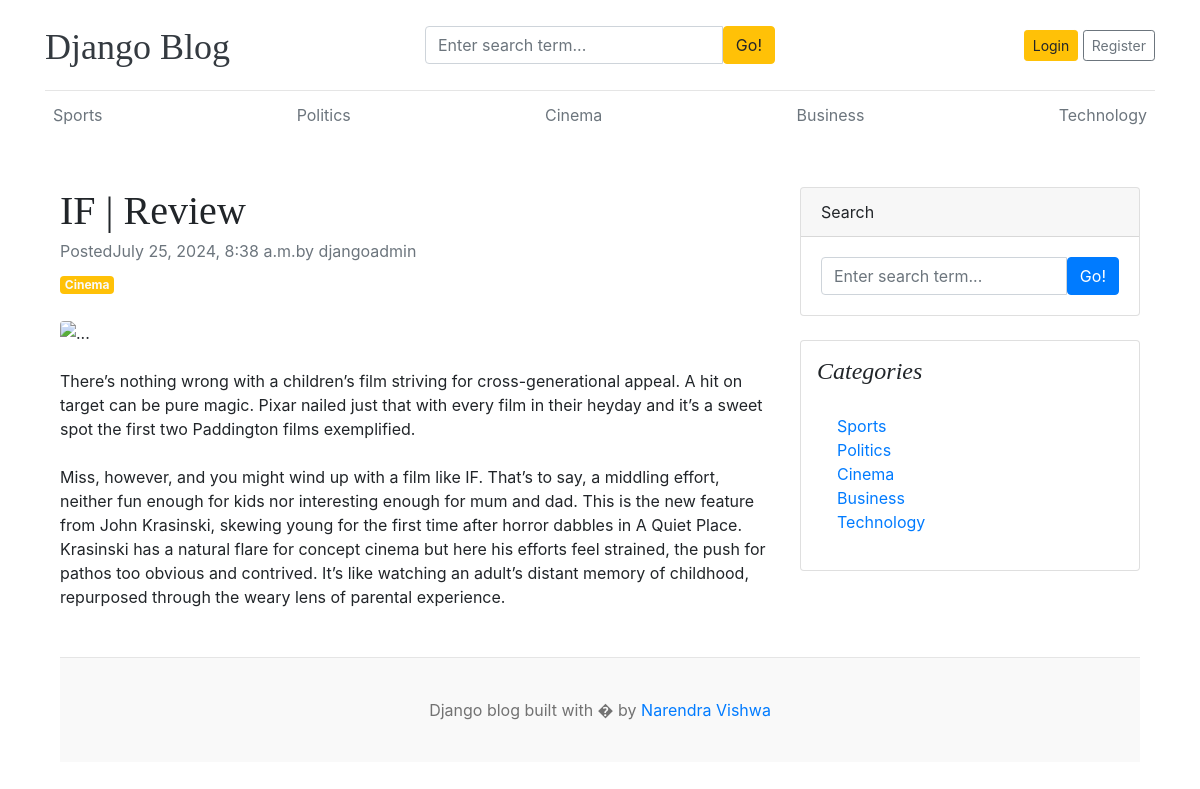
Page /blogs/if-review/ on the earlier database version.
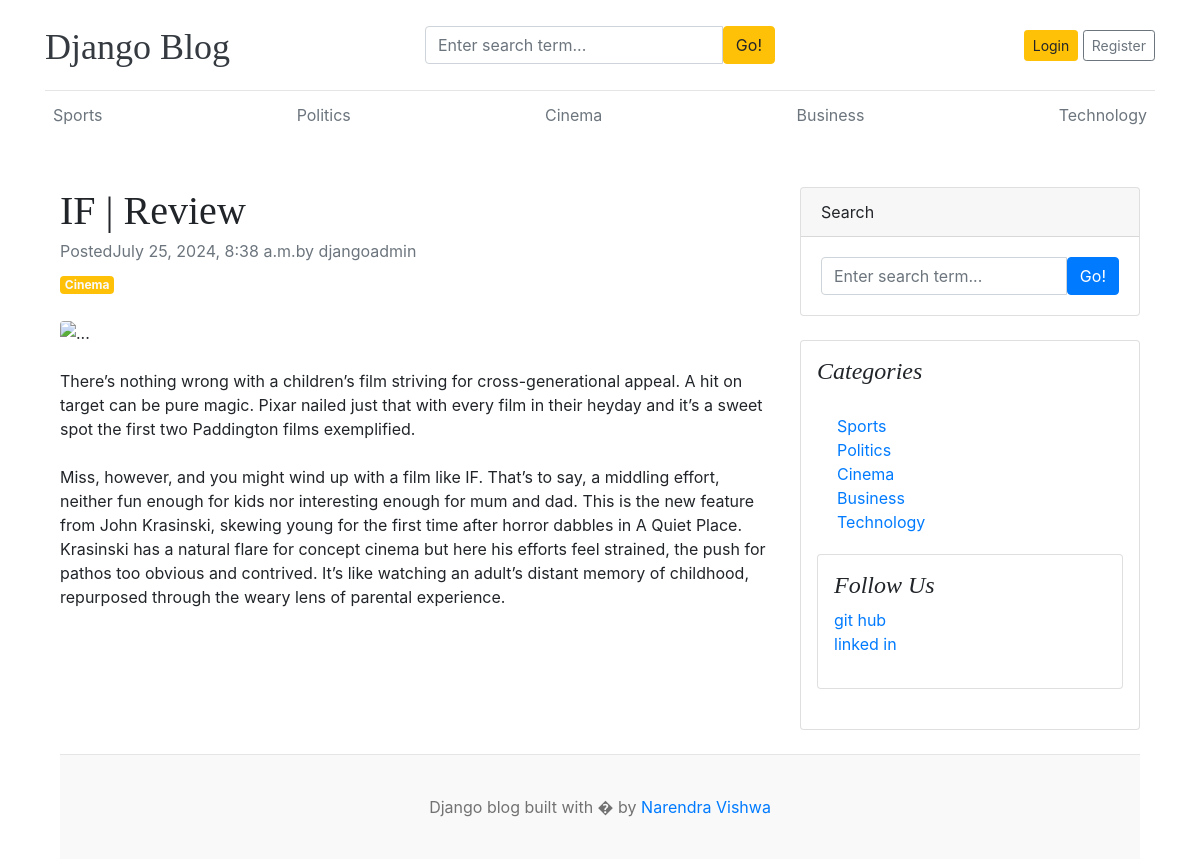
Same page on the later database version.
### blogs/models.py (models this page shows)
class category(models.Model):
    category_name = models.CharField(max_length=50, unique=True)
    created_at = models.DateTimeField(auto_now_add=True)
    updated_at = models.DateTimeField(auto_now=True)
    class Meta:
        verbose_name_plural ='categories'
    def  __str__(self):
        return self.category_name

### assignments/models.py (models this page shows, shortened)
class SocialLink(models.Model):
    platform = models.CharField(max_length=25)
    link = models.URLField(max_length=100)
    created_at = models.DateTimeField(auto_now_add=True)
    updated_at = models.DateTimeField(auto_now=True)

### blogs/views.py (the view)
# urls.py: path('blogs/<slug:slug>/', Blogsview.blogs, name='blogs'),
def blogs(request, slug):
    single_blog = get_object_or_404(Blog, slug=slug)
    context = {
        'single_blog':single_blog,
    }
    return render(request, 'blogs.html', context)

### blogs/context_processors.py (called while the page is built)
def get_categories(request):
    categories = category.objects.all()
    return dict(categories=categories)

def get_social_links(request):
    social_links = SocialLink.objects.all()
    return dict(social_links=social_links)

### templates/blogs.html
{% extends 'base.html' %}
{% block content %}
<div class="container mt-5">
    <div class="row">
        <div class="col-lg-8">
            <article>
                <header class="mb-4">
                    <h1 class="fw-bolder mb-1">{{ single_blog.title }}</h1>
                    <div class="text-muted fst-italic mb-2">Posted{{ single_blog.created_at }}by {{ single_blog.author }}</div>
                    <a class="badge bg-warning text-decoration-none text-light" href="#!">{{ single_blog.category }}</a>
                </header>
                <figure class="mb-4"><img class="img-fluid rounded" src="single_blog.featured_image.url" alt="..." /></figure>
                <section class="mb-5">
                    <p class="fs-5 mb-4">{{ single_blog.short_description }}</p>
                    <p class="fs-5 mb-4">{{ single_blog.blog_body }}</p>
                    </section>
            </article>
        </div>
        <div class="col-lg-4">
            <div class="card mb-4">
                <div class="card-header">Search</div>
                <div class="card-body">
                    <div class="input-group">
                        <input class="form-control" type="text" placeholder="Enter search term..." aria-label="Enter search term..." aria-describedby="button-search" />
                        <button class="btn btn-primary" id="button-search" type="button">Go!</button>
                    </div>
                </div>
            </div>
            <div class="card mb-4 p-3">
                <h4 class="font-italic">Categories</h4>
                <div class="card-body">
                    <div class="row">
                        <div class="col-sm-6">
                            <ul class="list-unstyled mb-0">
                                {% for cat in categories %}
                                <li><a href="{% url 'posts_by_category' cat.id %}">{{ cat.category_name }}</a></li>
                                {% endfor %}
                            </ul>
                        </div>
                </div>
            </div>
            {% if social_links %}
            <div class="card mb-4 p-3">
               <h4 class="font-italic">Follow Us</h4>
                 {% for i in social_links %}
                <ol class="list-unstyled ">
                    <li><a href="{{ i.link }}" target="_blank">{{ i.platform }}</a></li>
                    {% endfor %}
                </ol>
            </div>
            {% endif %}
        </div>
    </div>
</div>
{% endblock %}

### templates/base.html (shortened to what this page needs)
{% load static %}
<!DOCTYPE html>
<html lang="en">
<head>
    <link href="https://getbootstrap.com/docs/4.0/dist/css/bootstrap.min.css" rel="stylesheet">
    <link href="{% static 'css/blog.css' %}" rel="stylesheet">
  </head>
<body>
    <div class="container">
      <header class="blog-header py-3">
        <div class="row flex-nowrap justify-content-between align-items-center">
          <div class="col-4 pt-1">
            <a class="blog-header-logo text-dark" href="/">Django Blog</a>
          </div>
          <div class="col-4">
            <form action="{% url 'search' %}" method="GET">
              <div class="input-group">
                <input class="form-control" type="text" name="keyword" value="{{keyword}}" placeholder="Enter search term..." aria-label="Enter search term..." aria-describedby="button-search" />
                <button type="submit" class="btn btn-warning" id="button-search" type="button">Go!</button>
            </div>
            </form>
          </div>
          <div class="col-4 d-flex justify-content-end align-items-center">
            {% if not user.is_authenticated %}
            <a class="btn btn-sm btn-warning" href="{% url 'login' %}">Login</a> &nbsp;
            <a class="btn btn-sm btn-outline-secondary" href="{% url 'register' %}">Register</a>
            {% else %}
            <span>
              you are logged in a {{ user }}
            </span>
            &emsp;
            <span><a href="{% url 'logout' %}">Logout</a></span>
            {% endif %}
          </div>
        </div>
      </header>
      <div class="nav-scroller py-1 mb-2">
        <nav class="nav d-flex justify-content-between">
          {% for cat in categories %}
          <a class="p-2 text-muted" href="{% url 'posts_by_category' cat.id %}">{{ cat.category_name }}</a>
          {%  endfor %}
        </nav>
      </div>
{% block content %}
{% endblock %}
<footer class="blog-footer">
    <p>Django blog built with � by <a href="#">Narendra Vishwa</a></p>
  </footer>
  </body>
  </html>

Differences in the rows shown:
added SocialLink: platform "git hub"
added SocialLink: platform "linked in"
Other differences:
text now shown: "Follow Us"
